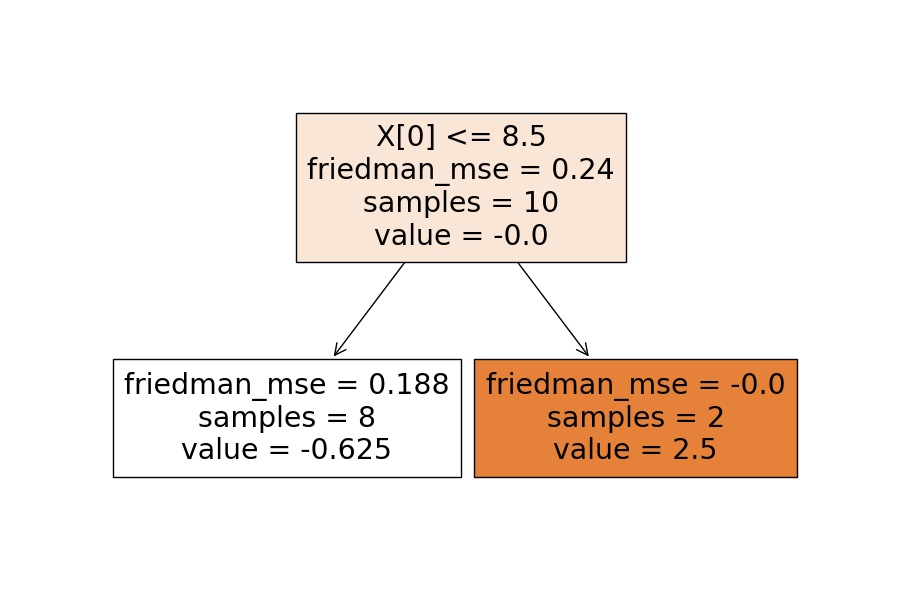

Reproduce this figure in Python.
#!/usr/bin/env python
# -*- coding:utf-8 -*-
#@Time  : 2020/4/12 21:38
#@Author: Kevin.Liu
#@File  : GradientLiftingClassification.py

from sklearn.ensemble import GradientBoostingClassifier
from sklearn import tree
import matplotlib.pyplot as plt
import numpy as np

Xi = np.arange(1, 11)
yi = np.array([0, 0, 0, 1, 1]*2)
# print(Xi, yi)

gdbt = GradientBoostingClassifier(n_estimators=3, max_depth=1)
fit = gdbt.fit(Xi.reshape(-1, 1), yi)
# print(fit)
# print(gdbt.estimators_.shape)

# print(((yi-yi.mean())**2).mean())
# print(np.var(yi))

# plt.figure(figsize=(9, 6))
# _ = tree.plot_tree(gdbt[0, 0], filled=True)
# plt.savefig('./GradientLiftingClassification.jpg')

F0 = np.log(4/6)
print(F0)
# 残差，概率，负梯度
yi_1 = yi - 1/(1 + np.exp(-F0))
print(yi_1)
# 计算每个裂分点mse
mse1 = []
for i in range(1, 11):
    if i == 10:
        mse1.append(np.var(yi_1))
    else:
        mse1.append((np.var(yi_1[:i])*i + np.var(yi_1[i:])*(10-i))/10)
print(np.round(mse1, 4))
mse1 = np.asarray(mse1)
print(mse1)

# 两个分支
# 左边这个分支的预测值
print(np.round(yi_1[:8].sum()/(((yi[:8] - yi_1[:8])*(1 - yi[:8] + yi_1[:8])).sum()), 3))
# 右边这个分支的预测值
print(np.round(yi_1[8:].sum()/(((yi[8:] - yi_1[8:])*(1 - yi[8:] + yi_1[8:])).sum()), 3))

# 第一颗数据预测的值
print(gdbt[0, 0].predict(Xi.reshape(-1, 1)))
y_1 = [-0.625]*8 + [2.5]*2
y_1 = np.asarray(y_1)
print(y_1)

# 学习率 learning_rate = 0.1
F1 = F0 + y_1*0.1
print(F1.round(4))
# 残差，概率，负梯度
yi_2 = yi - 1/(1 + np.exp(-F1))
print(yi_2)
# 计算每个裂分点mse
mse2 = []
for i in range(1, 11):
    if i == 10:
        mse2.append(np.var(yi_2))
    else:
        mse2.append((np.var(yi_2[:i])*i + np.var(yi_2[i:])*(10-i))/10)
print(np.round(mse2, 4))
mse2 = np.asarray(mse2)
print(mse2)

plt.figure(figsize=(9, 6))
_ = tree.plot_tree(gdbt[1, 0], filled=True)
# plt.savefig('./GradientLiftingClassification2.jpg')

# 两个分支
# 左边这个分支的预测值
print(np.round(yi_2[:8].sum()/(((yi[:8] - yi_2[:8])*(1 - yi[:8] + yi_2[:8])).sum()), 3))
# 右边这个分支的预测值
print(np.round(yi_2[8:].sum()/(((yi[8:] - yi_2[8:])*(1 - yi[8:] + yi_2[8:])).sum()), 3))